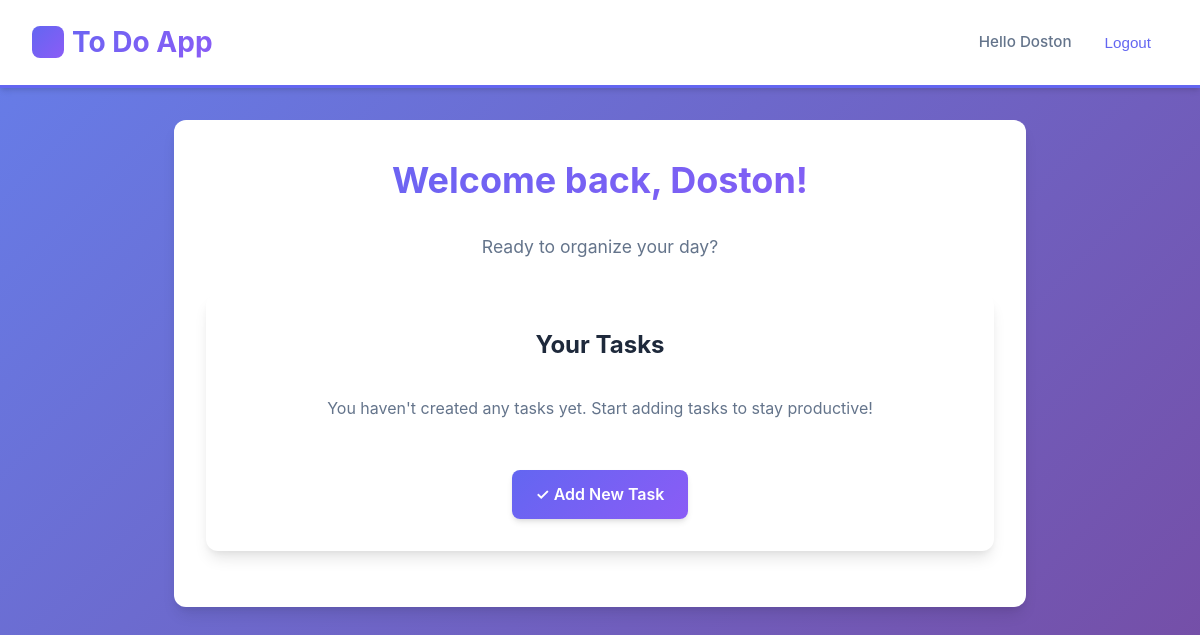
/ (signed in), run on an earlier commit of the app's database.
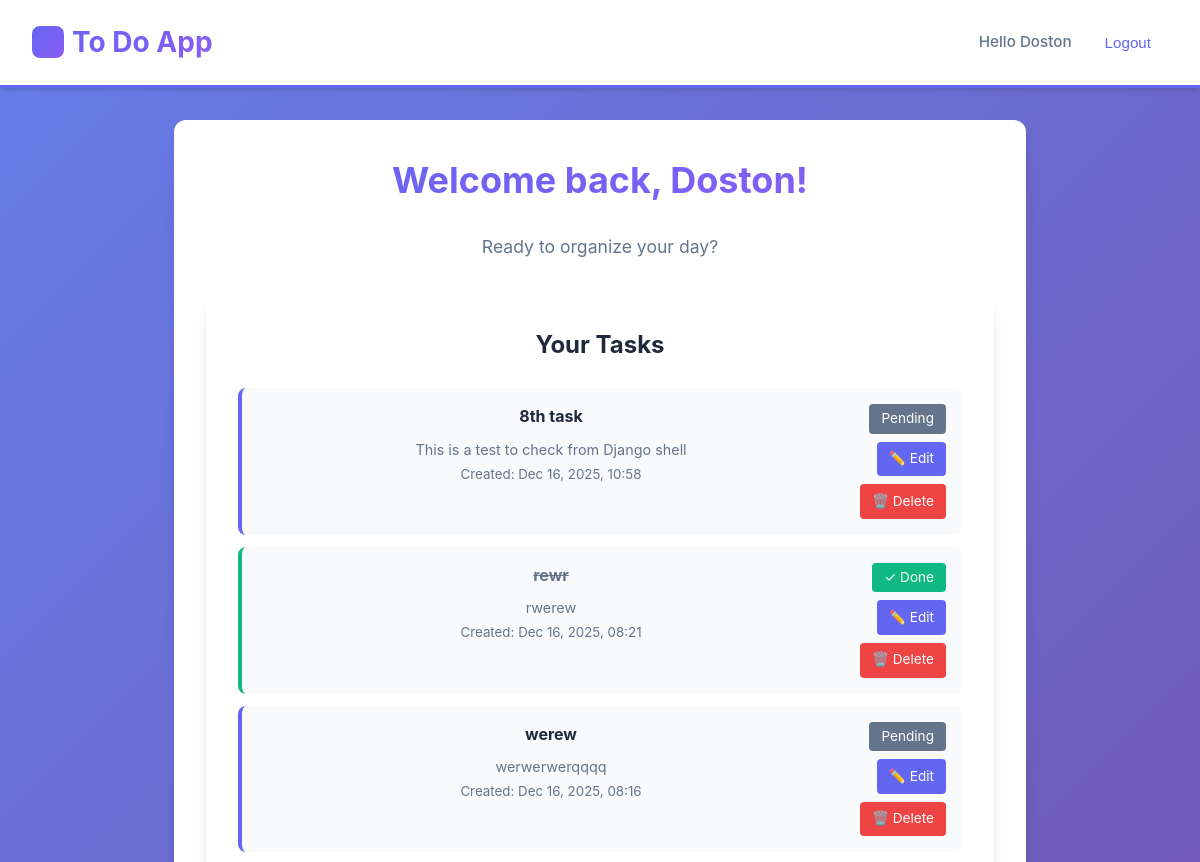
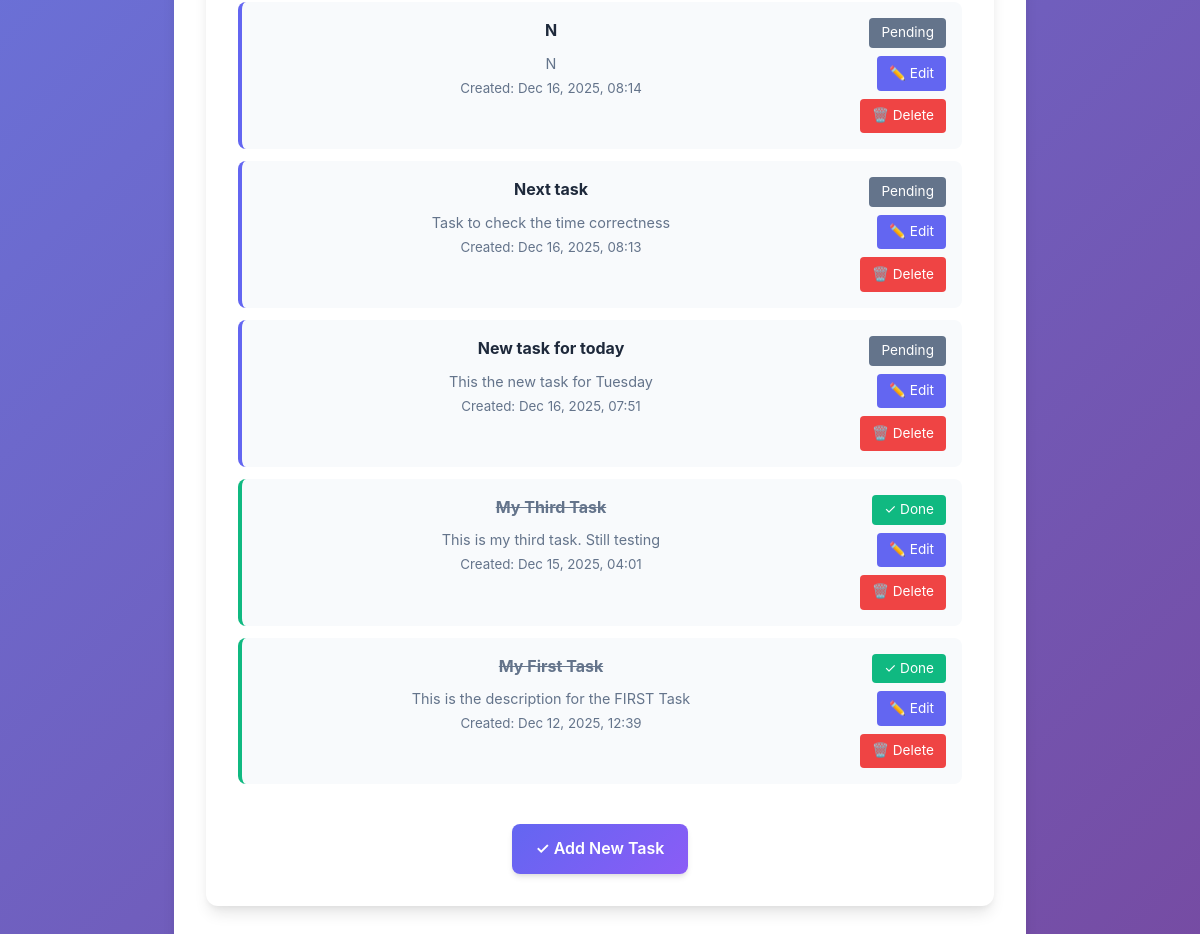
And on a later commit of the database (2 pictures, top to bottom).
### accounts/models.py (models this page shows, shortened)
class UserProfile(AbstractUser):
    age = models.PositiveIntegerField(null=True, blank=True)
    phone = models.CharField(max_length=15, null=True, blank=True)
    class Meta:
        verbose_name = "User Profile"
        verbose_name_plural = "User Profiles"

### home/models.py (models this page shows, shortened)
class Task(models.Model):
    user = models.ForeignKey(
        settings.AUTH_USER_MODEL,
        on_delete=models.CASCADE,
        related_name='tasks'  # Allows user.tasks.all() to get all user's tasks
    )
    title = models.CharField(max_length=200)
    description = models.TextField(blank=True, null=True)
    completed = models.BooleanField(default=False)
    created_at = models.DateTimeField(auto_now_add=True)
    updated_at = models.DateTimeField(auto_now=True)
    class Meta:
        ordering = ['-created_at']

### home/views.py (the view)
# urls.py: path("", home_view, name="home"),
def home_view(request):
    if request.user.is_authenticated:
        tasks = request.user.tasks.all()
    else:
        tasks = None
    context = {
        'tasks': tasks,
    }
    return render(request, "home.html", context)

### templates/home.html (shortened to what this page needs)
{% extends "base.html" %}
{% load static %}
{% block content %}
<link rel="stylesheet" type="text/css" href="{% static 'css/home.css' %}">
<div class="container text-center">
    {% if user.is_authenticated %}
        <h1>Welcome back, {{ user.username }}!</h1>
        <p class="home-subtitle">
            Ready to organize your day?
        </p>
        <div class="card task-card">
            <h3>Your Tasks</h3>
            {% if tasks %}
                <ul class="task-list">
                    {% for task in tasks %}
                        <li class="task-item {% if task.completed %}completed{% endif %}">
                            <div class="task-item-content">
                                <div class="task-item-text">
                                    <h4 class="task-item-title {% if task.completed %}completed{% endif %}">
                                        {{ task.title }}
                                    </h4>
                                    {% if task.description %}
                                        <p class="task-item-description">
                                            {{ task.description }}
                                        </p>
                                    {% endif %}
                                    <small class="task-item-date">
                                        Created: {{ task.created_at|date:"M d, Y, h:i" }}
                                    </small>
                                </div>
                                <div class="task-item-actions">
                                    <span class="task-status-badge {% if task.completed %}completed{% else %}pending{% endif %}">
                                        {% if task.completed %}✓ Done{% else %}Pending{% endif %}
                                    </span>
                                    <a href="{% url 'task_update' task.pk %}" class="task-edit-btn">✏️ Edit</a>
                                    <a href="{% url 'task_delete' task.pk %}" class="task-delete-btn">🗑️ Delete</a>
                                </div>
                            </div>
                        </li>
                    {% endfor %}
                </ul>
            {% else %}
                <p class="empty-tasks-message">
                    You haven't created any tasks yet. Start adding tasks to stay productive!
                </p>
            {% endif %}
            <a href="{% url 'task_create' %}" class="btn mt-2">
                ✓ Add New Task
            </a>
        </div>
    {% endif %}
</div>
{% endblock %}

### templates/base.html (shortened to what this page needs)
{% load static %}
<!DOCTYPE html>
<html lang="en">
<head>
    <link rel="stylesheet" type="text/css" href="{% static 'css/base.css' %}">
</head>
<body>
    <nav>
        <h1><a href="{% url 'home' %}">To Do App</a></h1>
        <div class="user-info">
            {% if user.is_authenticated %}
                <span>Hello {{ user.username }}</span>
                <form method="post" action="{% url 'logout' %}" style="display: inline;">
                    <button type="submit" class="logout-btn">Logout</button>
                </form>
            {% else %}
                <span>You are not logged in.</span>
                <a href="{% url 'login' %}">Login</a>
                <a href="{% url 'signup' %}">Sign Up</a>
            {% endif %}
        </div>
    </nav>
    <main>
        {% block content %}
        {% endblock %}
    </main>
</body>
</html>

### static/css/base.css (style rules this page uses)
* { margin: 0; padding: 0; box-sizing: border-box; }
:root { --primary-color: #6366f1; --primary-dark: #4f46e5; --primary-light: #818cf8; --secondary-color: #8b5cf6; --background: #f8fafc; --surface: #ffffff; --text-primary: #1e293b; --text-secondary: #64748b; --border-color: #e2e8f0; --success: #10b981; --danger: #ef4444; --shadow-sm: 0 1px 2px 0 rgba(0, 0, 0, 0.05); --shadow-md: 0 4px 6px -1px rgba(0, 0, 0, 0.1), 0 2px 4px -1px rgba(0, 0, 0, 0.06); --shadow-lg: 0 10px 15px -3px rgba(0, 0, 0, 0.1), 0 4px 6px -2px rgba(0, 0, 0, 0.05); }
body { font-family: -apple-system, BlinkMacSystemFont, 'Segoe UI', Roboto, 'Helvetica Neue', Arial, sans-serif; background: linear-gradient(135deg, #667eea 0%, #764ba2 100%); min-height: 100vh; color: var(--text-primary); line-height: 1.6; }
nav { background: var(--surface); padding: 1.25rem 2rem; box-shadow: var(--shadow-md); display: flex; justify-content: space-between; align-items: center; position: sticky; top: 0; z-index: 1000; border-bottom: 3px solid var(--primary-color); }
nav h1 { font-size: 1.75rem; font-weight: 700; margin: 0; }
nav h1 a { color: var(--primary-color); text-decoration: none; display: flex; align-items: center; gap: 0.5rem; transition: color 0.3s ease; }
nav h1 a::before { content: ""; display: inline-block; width: 32px; height: 32px; background: linear-gradient(135deg, var(--primary-color), var(--secondary-color)); color: white; border-radius: 8px; text-align: center; line-height: 32px; font-weight: bold; }
.user-info { display: flex; align-items: center; gap: 1rem; font-size: 0.95rem; }
.user-info span { color: var(--text-secondary); font-weight: 500; }
.logout-btn { color: var(--primary-color); background: transparent; text-decoration: none; padding: 0.5rem 1rem; border-radius: 6px; font-weight: 500; transition: all 0.3s ease; border: 1px solid transparent; font-size: 0.95rem; cursor: pointer; box-shadow: none; }
main { max-width: 900px; margin: 2rem auto; padding: 0 1.5rem; animation: fadeIn 0.5s ease; }
.container, .card { background: var(--surface); border-radius: 12px; padding: 2rem; box-shadow: var(--shadow-lg); margin-bottom: 1.5rem; }
form { display: flex; flex-direction: column; gap: 1.25rem; }
button, .btn, input[type="submit"] { padding: 0.75rem 1.5rem; background: linear-gradient(135deg, var(--primary-color), var(--secondary-color)); color: white; border: none; border-radius: 8px; font-size: 1rem; font-weight: 600; cursor: pointer; transition: all 0.3s ease; box-shadow: var(--shadow-md); display: inline-block; text-decoration: none; text-align: center; }
ul { list-style: none; }
li { padding: 1rem; background: var(--background); margin-bottom: 0.75rem; border-radius: 8px; border-left: 4px solid var(--primary-color); transition: all 0.3s ease; }
h1, h2, h3, h4, h5, h6 { color: var(--text-primary); margin-bottom: 1rem; font-weight: 700; }
h1 { font-size: 2.25rem; background: linear-gradient(135deg, var(--primary-color), var(--secondary-color)); -webkit-background-clip: text; -webkit-text-fill-color: transparent; background-clip: text; }
h3 { font-size: 1.5rem; }
a { color: var(--primary-color); transition: color 0.3s ease; }
.text-center { text-align: center; }
.mt-2 { margin-top: 1rem; }

What changed in the data, as far as the page shows it:
added Task: title "8th task", description "This is a test to check from Django shell", created_at "Dec 16, 2025, 10:58", completed "Pending"
added Task: title "rewr", description "rwerew", created_at "Dec 16, 2025, 08:21", completed "✓ Done"
added Task: title "werew", description "werwerwerqqqq", created_at "Dec 16, 2025, 08:16", completed "Pending"
added Task: title "N", description "N", created_at "Dec 16, 2025, 08:14", completed "Pending"
added Task: title "Next task", description "Task to check the time correctness", created_at "Dec 16, 2025, 08:13", completed "Pending"
added Task: title "New task for today", description "This the new task for Tuesday", created_at "Dec 16, 2025, 07:51", completed "Pending"
added Task: title "My Third Task", description "This is my third task. Still testing", created_at "Dec 15, 2025, 04:01", completed "✓ Done"
added Task: title "My First Task", description "This is the description for the FIRST Task", created_at "Dec 12, 2025, 12:39", completed "✓ Done"
Also different on the page:
text no longer shown: "You haven't created any tasks yet. Start adding tasks to stay productive!"
